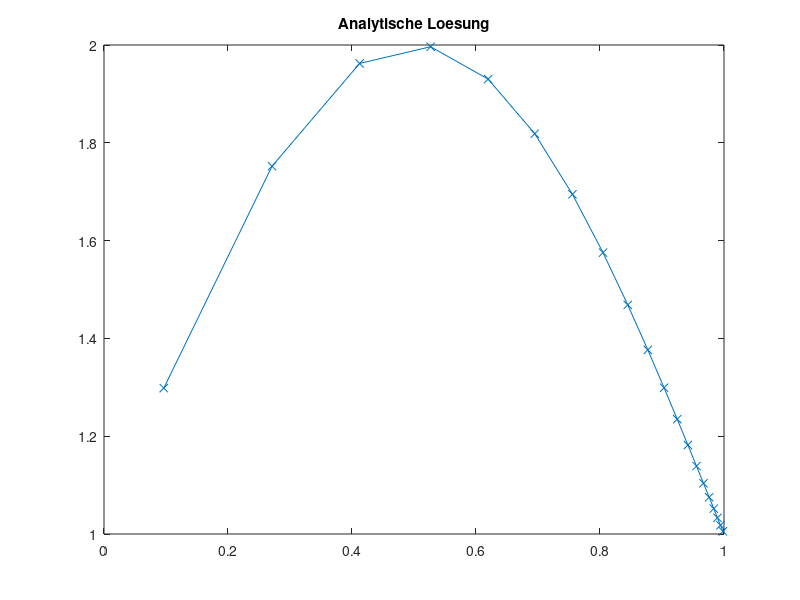
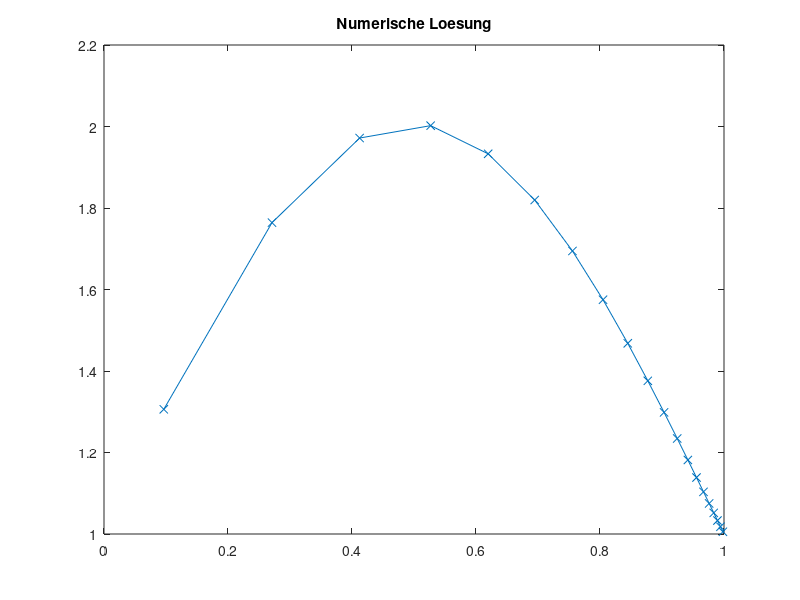
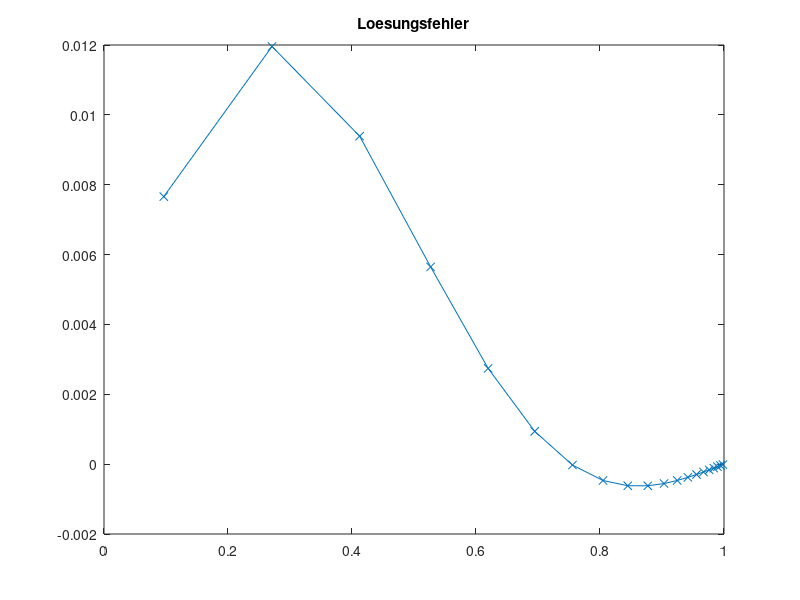
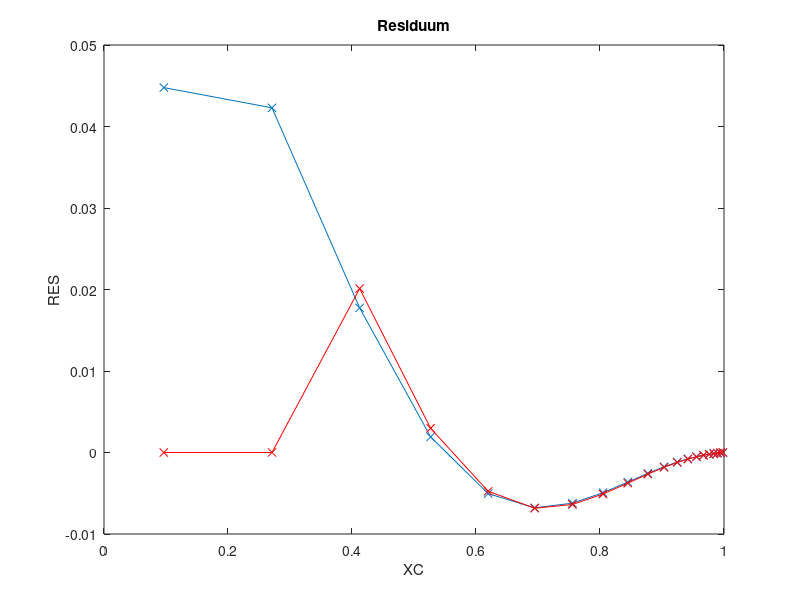

MATLAB code for these plots, in order:
clc
clear all
close all

SOL=@(x) sin(pi*x)+1;
MSOL=@(x) pi*cos(pi*x)-pi^2*sin(pi*x);

%SOL=@(x) cos(pi*x)-1;
%MSOL=@(x) -pi*sin(pi*x)-pi^2*cos(pi*x);

DIF=1.0;
KONV=1.0;
ALPHA=0.9;
XMIN=0.0;
XMAX=1.0;

N=40; % KV's

X = zeros(1,N+1);
for I=1:N+1
  X(I) = XMIN + (ALPHA^(I-1)-1)/(ALPHA^N-1)*(XMAX-XMIN);
end

% N halbieren
for j=1:1
  fprintf('abc');

idx =1;
X2=0;
for i=1:N+1
  if mod(i, 2)==1
    X2(idx)=X(i);
    idx=idx+1;
  end
end
X=X2;
N=length(X)-1;
end


XC = (X(1:N)+X(2:N+1))/2;
XCR = [XMIN, XC, XMAX];

%%% ANALYTISCHE LÖSUNG
TA = zeros(1, N);
for I=1:N
  TA(I)=SOL(XC(I));
end

figure(1)
plot(XC, TA, 'x-');
title('Analytische Loesung')

%%% FVM Lösung

% Randbedingungen
RBE = SOL(XMAX);
RBW = SOL(XMIN);

% Koeffizienten speichern
AP = zeros(1, N);
AE = zeros(1, N);
AW = zeros(1, N);

for I=1:N
  DX = X(I+1)-X(I);

  DXE = XCR(I+2)-XCR(I+1);
  DXW = XCR(I+1)-XCR(I);

  AE(I) = DIF/DXE;
  AW(I) = DIF/DXW;

  AP(I) = -AE(I)-AW(I);

  DCDSE = (X(I+1)-XCR(I+1))/DXE;
  DCDSW = (XCR(I+1)-X(I))/DXW;

  AEK(I) = KONV * DCDSE;
  AWK(I) = -KONV * DCDSW;

  APK(I) = KONV * ((1-DCDSE)-(1-DCDSW));
  AK(I) = KONV;
end

% Gesamtgleichungssystem aufstellen
A = zeros(N);
b = zeros(N,1);

for I=1:N
  b(I) = MSOL(XC(I))*(X(I+1)-X(I));

  % Hauptdiagonale
  A(I,I) = AP(I) + APK(I);

  % Westliche Nebendiagonale
  if mod(I,N)==1
    b(I) = b(I) - AW(I)*RBW + AK(I)*RBW;
  else
    A(I, I-1) = AW(I) + AWK(I);
  end

  % Östliche Nebendiagonale
  if mod(I,N)==0
    b(I) = b(I) - AE(I)*RBE - AK(I)*RBE;
  else
    A(I, I+1) = AE(I) + AEK(I);
  end
end

T=A\b;

figure(2)
plot(XC, T, 'x-');
title('Numerische Loesung')

%%% Lösungsfehler berechnen
SERR=0.0;
ERR=zeros(1, N);
for I=1:N
    ERR(I)=T(I)-TA(I);
    SERR=SERR+ERR(I)^2;
end
SERR=sqrt(SERR/(N));

figure(3)
plot(XC, ERR, 'x-');
title('Loesungsfehler')

fprintf('Summierter Fehler %16.10e N=%g\n', SERR, N);


%%% ORDNUNG  BESTIMMEN
ERR5=1.2662511400e-01;
ERR10=1.9068695077e-02;
ERR20=4.0741696509e-03;
ERR40=9.9564249986e-04;
op=log((ERR5)/(ERR10))/log(2);
fprintf('Ordnung des Verfahrens %16.10e \n',op  );
op=log((ERR10)/(ERR20))/log(2);
fprintf('Ordnung des Verfahrens %16.10e \n',op  );
op=log((ERR20)/(ERR40))/log(2);
fprintf('Ordnung des Verfahrens %16.10e \n',op  );


%%% RESIDUUM BERECHNEN
t=zeros(N, 1);
for I=1:N
    t(I)=SOL(XC(I));
end

RES=A*t-b;

figure(4)
plot(XC,RES,'x-');

xlabel('XC')
ylabel('RES')
title('Residuum')

%%% Truncation Error berechnen

% b ohne Randwerte
TERR=zeros(1, N);
for I=1:N
  b(I) = MSOL(XC(I));
end

for I=3:N-2
  % benötigte Werte zwischenspeichern
  XEE=XCR(I+3);
  XE=XCR(I+2);
  XP=XCR(I+1);
  XW=XCR(I);
  XWW=XCR(I-1);
  Xe=X(I+1);
  Xee=X(I+2);
  Xw=X(I);
  Xww=X(I-1);

  DX = Xe-Xw;

  fE=b(I+1);
  fP=b(I);
  fW=b(I-1);

  TEE=T(I+2);
  TE=T(I+1);
  TP=T(I);
  TW=T(I-1);
  TWW=T(I-2);

  % Source term
  TERRS = (fE-fW)/(2*(XE-XW))*((Xe-XP)^2-(Xw-XP)^2)...
      + 1/(6*DX)*((fE-fP)/(XE-XP)-(fP-fW)/(XP-XW))*((Xe-XP)^3-(Xw-XP)^3);

  % Diffusion Term east
  TERRE = 1/(2*(XE-XP))*((TEE-TP)/(XEE-XP)-(TE-TW)/(XE-XW))...
      * (((XP-Xe)^2-(XE-Xe)^2)/(XE-XP))...
      + (1/(Xee-Xe)*((TEE-TE)/(XEE-XE)-(TE-TP)/(XE-XP)) - 1/(Xe-Xw)*((TE-TP)/(XE-XP)-(TP-TW)/(XP-XW)))...
      * 1/(6*(XE-XP))*(((XP-Xe)^3-(XE-Xe)^3)/(XE-XP));

  TERRW = 1/(2*(XP-XW))*((TE-TW)/(XE-XW)-(TP-TWW)/(XP-XWW))...
      * (((XW-Xw)^2-(XP-Xw)^2)/(XP-XW))...
      + (1/(Xe-Xw)*((TE-TP)/(XE-XP)-(TP-TW)/(XP-XW)) - 1/(Xw-Xww)*((TP-TW)/(XP-XW)-(TW-TWW)/(XW-XWW)))...
      * 1/(6*(XP-XW))*(((XW-Xw)^3-(XP-Xw)^3)/(XP-XW));

  TERRKE = 1/(2*(Xe-Xw))*((TE-TP)/(XE-XP) - (TP-TW)/(XP-XW))*(Xe-XE)*(Xe-XP)...
      + 1/6*(Xe-XP)/DX*((Xe-XP)^2-(XE-XP)^2)...
      * (1/(XE-XP)*((TEE-TP)/(XEE-XP)-(TE-TW)/(XE-XW)) - 1/(XP-XW)*((TE-TW)/(XE-XW) - (TP-TWW)/(XP-XWW)));

  TERRKW = 1/(2*(Xe-Xw))*((TE-TP)/(XE-XP) - (TP-TW)/(XP-XW))*(Xw-XW)*(Xw-XP)...
      + 1/6*(Xw-XP)/DX*((Xw-XP)^2-(XW-XP)^2)...
      * (1/(XE-XP)*((TEE-TP)/(XEE-XP)-(TE-TW)/(XE-XW)) - 1/(XP-XW)*((TE-TW)/(XE-XW) - (TP-TWW)/(XP-XWW)));

  % einzelne Fehler addieren
  TERR(I) = (TERRS-TERRE+TERRW-TERRKE+TERRKW);
end



hold on;
plot(XC, TERR, 'rx-');

RESTE = RES-TERR';

figure(5)
plot(XC(3:N-2), RESTE(3:N-2), 'x-')
xlabel('XC')
ylabel('RES-TE')
